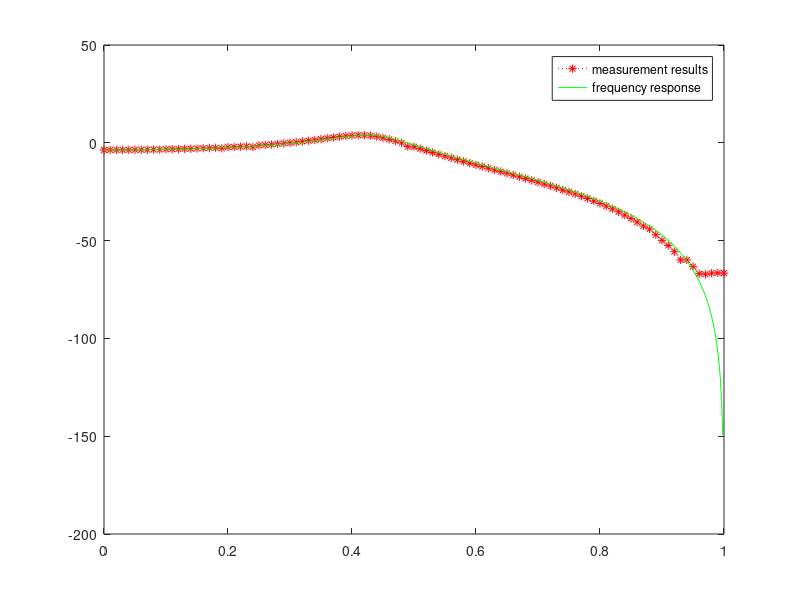

MATLAB code to generate this figure:
clear;
k=0:100;
n=0:255
wk=pi*k./100;
b=[0.16 0.48 0.48 0.16];
a=[1 0.13 0.52 0.3];
for p=1:101
x=cos((pi*p/100)*n);
y(p,:)=filter(b,a,x);
y(p,1:30)=0;
end
[H,w]=freqz(b,a);
H1=max(y',[],1);
plot(wk/pi,20*log10(H1),'r:*');
hold on 
plot(w/pi,20*log10(abs(H)),'g');
legend('measurement results','frequency response');



